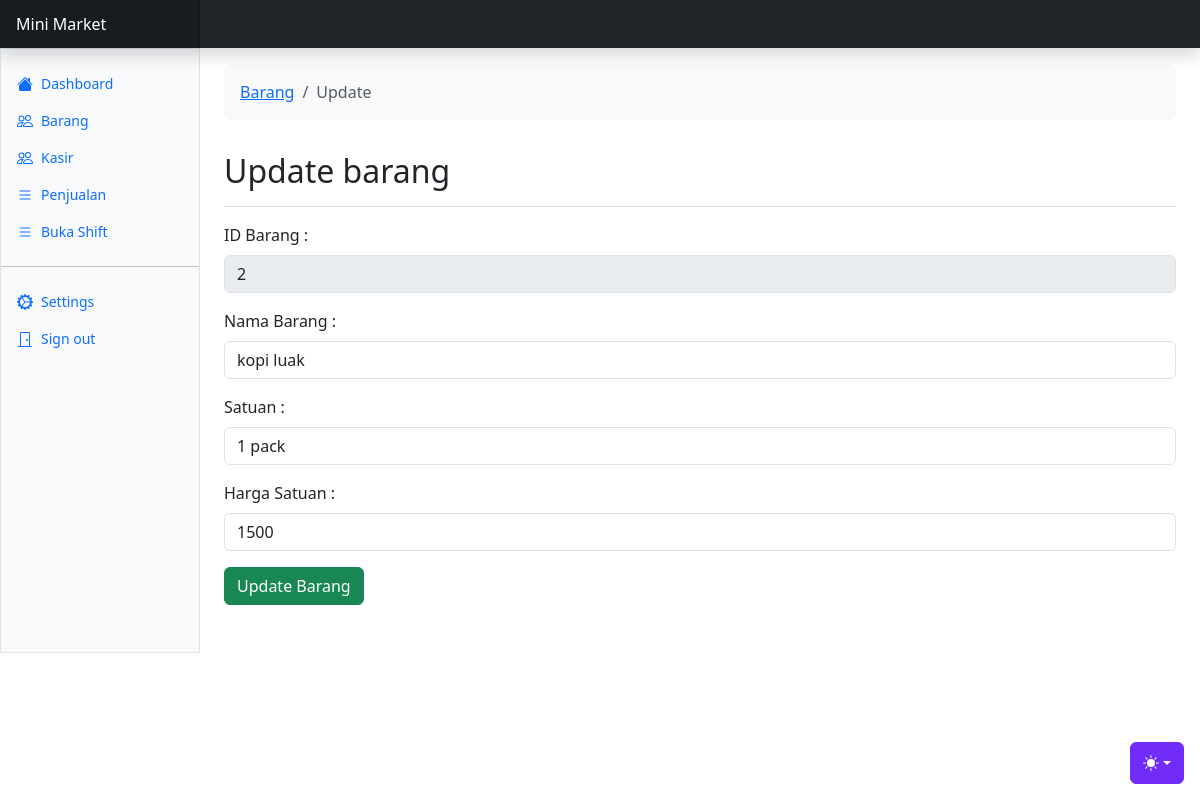
Screenshot of /barang/update.php?id_barang=2 (signed in) with the database file from the repository.
### tables this page shows
CREATE TABLE `barang` (
  `id_barang` int(11) NOT NULL,
  `nama_barang` varchar(30) DEFAULT NULL,
  `satuan` varchar(20) DEFAULT NULL,
  `harga_satuan` bigint(20) DEFAULT NULL
);

### barang/update.php (the view, shortened to what this page needs)
<?php
require_once '../tamplate/header.php';
?>
<?php require_once '../tamplate/sidebar.php'; ?>
<main class="col-md-9 ms-sm-auto col-lg-10 px-md-4 mt-3">
    <nav aria-label="breadcrumb">
        <ol class="breadcrumb p-3 bg-body-tertiary rounded-3">
            <li class="breadcrumb-item"><a href="<?php echo BASE_URL; ?>barang">Barang</a></li>
            <li class="breadcrumb-item active" aria-current="page">Update</li>
        </ol>
    </nav>
    <div class="d-flex justify-content-between flex-wrap flex-md-nowrap align-items-center pt-3 pb-2 mb-3 border-bottom">
        <h1 class="h2">Update barang</h1>
    </div>
<?php
$database = new Database();
$db = $database->getConnection();
if ($_SERVER["REQUEST_METHOD"] == "POST") {
    $id_barang = $_POST['id_barang'];
    $nama_barang = $_POST['nama_barang'];
    $satuan = $_POST['satuan'];
    $harga_satuan = $_POST['harga_satuan'];
    $query = "UPDATE barang SET nama_barang=?, satuan=?, harga_satuan=? WHERE id_barang=?";
    $stmt = $db->prepare($query);
    $stmt->bind_param("ssii", $nama_barang, $satuan, $harga_satuan, $id_barang);
    if ($stmt->execute()) {
        echo "<script>alert('Barang berhasil diupdate.');</script>";
        echo "<script>window.location.href = 'http://localhost/minimarket/barang/';</script>";
    } else {
        echo "Gagal mengupdate barang.";
    }
} else {
    $id_barang = $_GET['id_barang'];
    $query = "SELECT * FROM barang WHERE id_barang=?";
    $stmt = $db->prepare($query);
    $stmt->bind_param("i", $id_barang);
    $stmt->execute();
    $result = $stmt->get_result();
    $row = $result->fetch_assoc();
?>
<form method="post" action="">
    <div class="mb-3">
        <label for="id_barang" class="form-label">ID Barang :</label>
        <input type="text" class="form-control" id="id_barang" name="id_barang" value="<?php echo $row['id_barang']; ?>" disabled>
    </div>
    <div class="mb-3">
        <label for="nama_barang" class="form-label">Nama Barang :</label>
        <input type="text" class="form-control" id="nama_barang" name="nama_barang" value="<?php echo $row['nama_barang']; ?>" required>
    </div>
    <div class="mb-3">
        <label for="satuan" class="form-label">Satuan :</label>
        <input type="text" class="form-control" id="satuan" name="satuan" value="<?php echo $row['satuan']; ?>" required>
    </div>
    <div class="mb-3">
        <label for="harga_satuan" class="form-label">Harga Satuan :</label>
        <input type="text" class="form-control" id="harga_satuan" name="harga_satuan" value="<?php echo $row['harga_satuan']; ?>" required>
    </div>
    <input type="submit" value="Update Barang" class="btn btn-success">
</form>
<br>
<br>
<?php
}
?>
</main>
</div>
</div>
<?php
require_once '../tamplate/footer.php';
?>

### rows the page displays
barang: id_barang "2", nama_barang "kopi luak", satuan "1 pack", harga_satuan "1500"
